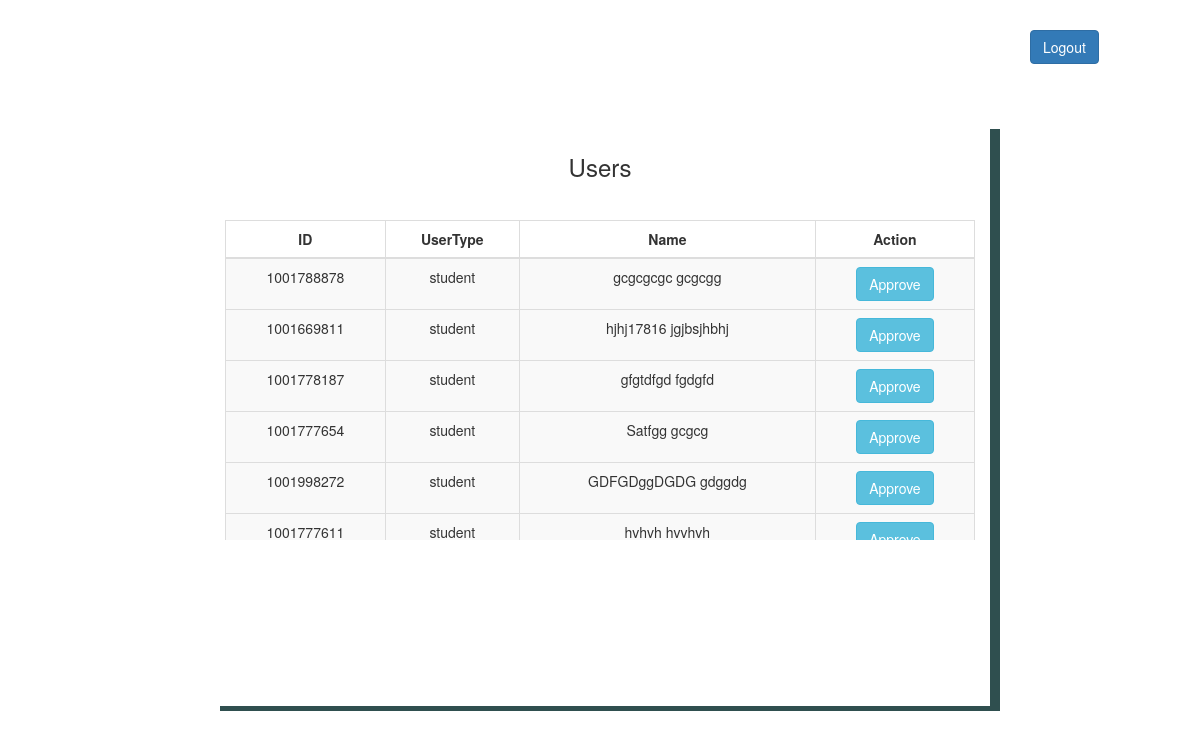
The page /admin.php (signed in) on the database as committed earlier.
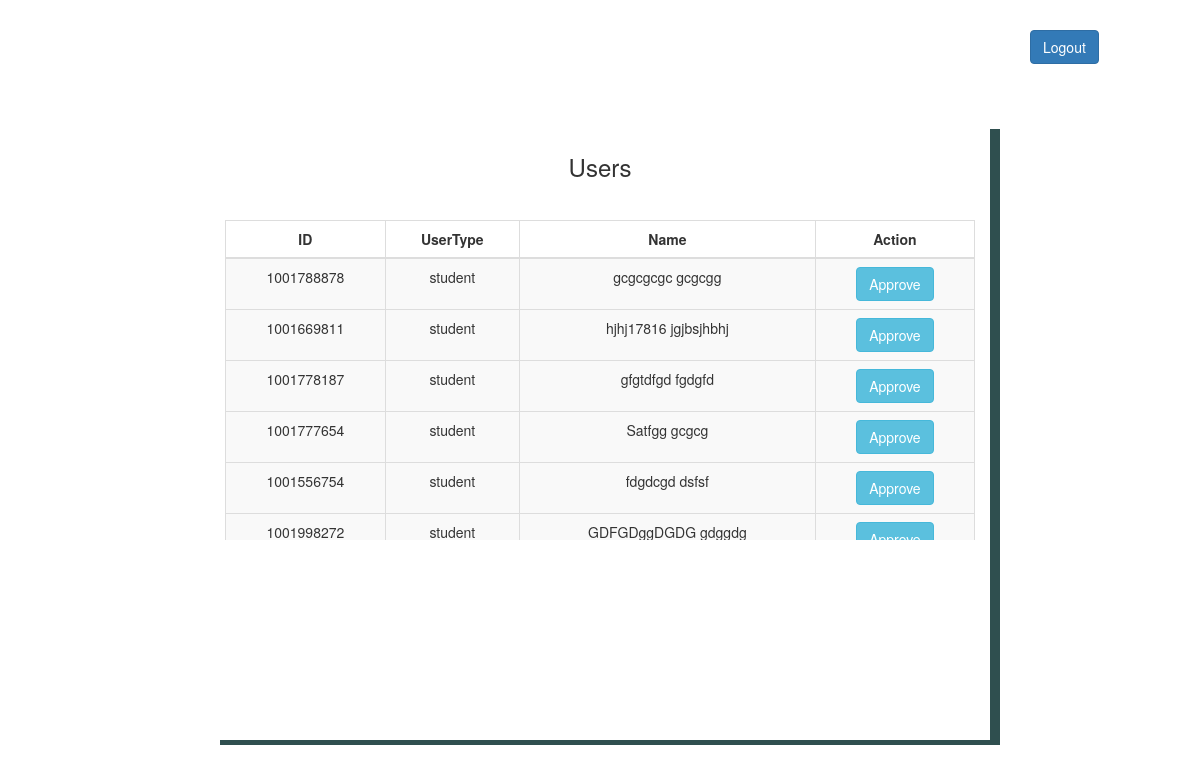
The same page on the database as committed later.
### tables this page shows
CREATE TABLE `student` (
  `email` varchar(50) NOT NULL,
  `firstname` varchar(50) NOT NULL,
  `lastname` varchar(50) NOT NULL,
  `password` varchar(50) NOT NULL,
  `id` varchar(50) NOT NULL,
  `approved` int(1) NOT NULL
);

### admin.php (the view, shortened to what this page needs)
<?php
include "to.php";
if (isset($_SESSION['user'])){
try{
$sql="SELECT id,firstname,lastname,approved,email from student WHERE approved='0' ORDER BY approved ASC";
$sql2="SELECT id,firstname,lastname,approved,email from professor WHERE approved='0' ORDER BY approved ASC";
$result=mysqli_query($conn,$sql);
$result1=mysqli_query($conn,$sql2);
}
catch( mysqli_sql_exception $e )
        {
            echo $e->getMessage();
            die;
        }
}
else{
    header("Location: login.html");
}
?>
<!DOCTYPE html>
<html>
<head>
    <link rel="stylesheet" href="https://maxcdn.bootstrapcdn.com/bootstrap/3.3.7/css/bootstrap.min.css">
</head>
<body>
    <div class="container" style="margin-top:30px">
        <button class="btn btn-primary" style="position: relative; left: 1000px;" id='logout'>Logout</button>
    </div>
    <div class="container card"  style="height:65vh; margin-top: 60px; box-shadow: darkslategrey 10px 5px; width: 65%">
            <h3 class="text-center" style="margin-top:30px">Users</h3>
            <div style="height:350px; overflow-y:scroll">
          <table class="table table-bordered table-hover table-striped text-center" style="margin-top:30px;">
              <thead>
                  <tr>
                      <th>ID</th>
                      <th>UserType</th>
                      <th>Name</th>
                      <th>Action</th>
                  </tr>
              </thead>
              <tbody>
              <?php
                    if(mysqli_num_rows($result)==0&&mysqli_num_rows($result1)==0){
                        echo "<h4 class='text-center' style='color:red'>No new requests</h4>";
                    }
                    else{
                   while ($row=mysqli_fetch_assoc($result)) {
                    $row['usertype']="student";
                    $name=$row['firstname']." ".$row['lastname'];
                    $aid=$row['id']." ".$row['usertype'];
                    echo "<tr id='".$aid."'><td>".$row['id']."</td><td>".$row['usertype']."</td><td>".$name."</td><td><button class='btn btn-info approve'>Approve</button></td><tr>";
                  }
                }
                ?>
              </tbody>
          </table>
          </div>
    </div>
</body>
</html>

### admin.php (style rules this page uses)
th { text-align:center }

Rows that differ between the two databases and show on the page:
no longer on this page (row unchanged): student: id "1001777611", usertype "student", name "hvhvh hvvhvh"
added student: id "1001556754", usertype "student", name "fdgdcgd dsfsf"
